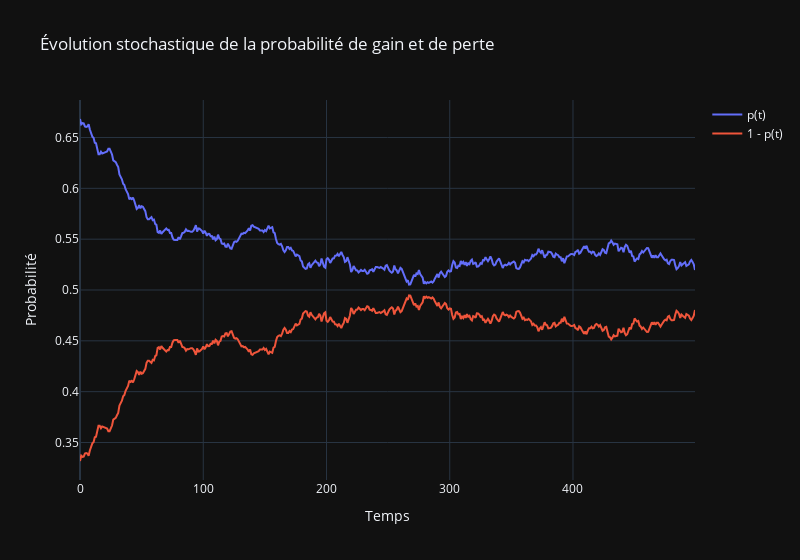

The notebook cell saved with this chart:
### Code cell
fig = go.Figure()
fig.add_trace(go.Scatter(y=p, name="p(t)"))
fig.add_trace(go.Scatter(y=1 - p, name="1 - p(t)"))

fig.update_layout(
    title="Évolution stochastique de la probabilité de gain et de perte",
    xaxis_title="Temps",
    yaxis_title="Probabilité",
    template="plotly_dark",
    #yaxis=dict(range=[0, 1]),
    width=800
)

fig.show()
print(f"Moyenne de probabilité de gain : {p.mean():.2f}")

### Figure 1 — Plotly figure (JSON) as saved in the notebook; plotly's stock layout.template omitted (floating-point values rounded to 4 significant figures; data arrays with more than 128 entries replaced by an {"elided": "..."} marker saying what was removed)
{"data": [{"name": "p(t)", "type": "scatter", "y": {"elided": "500 float values"}}, {"name": "1 - p(t)", "type": "scatter", "y": {"elided": "500 float values"}}], "layout": {"title": {"text": "Évolution stochastique de la probabilité de gain et de perte"}, "width": 800, "xaxis": {"title": {"text": "Temps"}}, "yaxis": {"title": {"text": "Probabilité"}}}}
